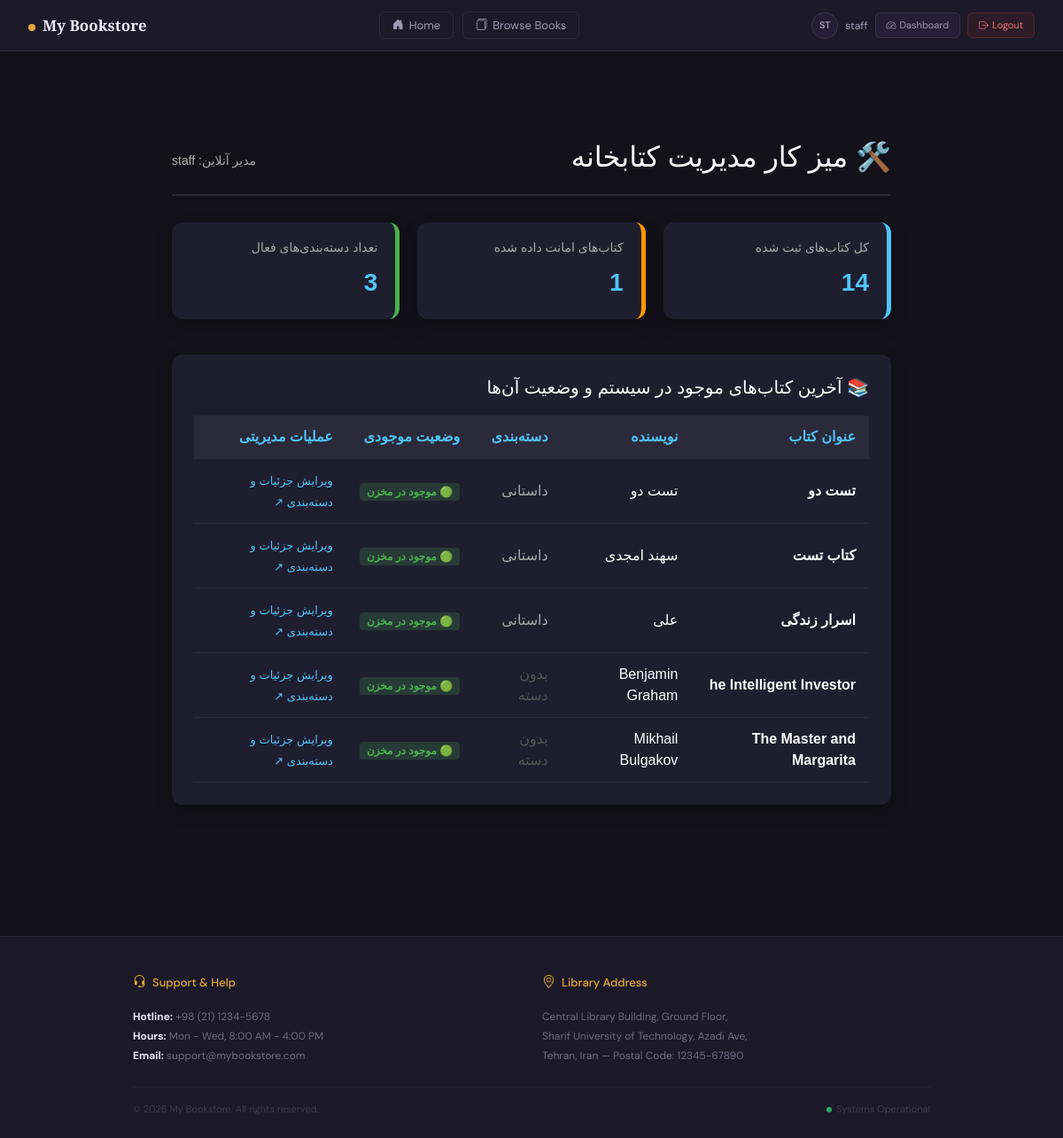
/books/manager/dashboard/ (signed in), run on the app's committed database.
### accounts/models.py (models this page shows)
class CustomUser(AbstractUser):
    age = models.IntegerField(null=True, blank=True)

### books/models.py (models this page shows, shortened)
class Book(models.Model):
    APPROVAL_STATUS_CHOICES = [
        ('pending', 'در انتظار تأیید'),
        ('approved', 'تأیید شده'),
        ('rejected', 'رد شده'),
    ]
    user = models.ForeignKey(settings.AUTH_USER_MODEL, on_delete=models.SET_NULL, null=True, blank=True)
    title = models.CharField(max_length=200)
    author = models.CharField(max_length=200)
    description = models.TextField()
    price = models.DecimalField(max_digits=10, decimal_places=2)
    covers = models.ImageField(upload_to='covers/', blank=True)
    is_available = models.BooleanField(default=True)
    approval_status = models.CharField(
        max_length=20,
        choices=APPROVAL_STATUS_CHOICES,
        default='approved',
        verbose_name="وضعیت تأیید"
    )
    reviewed_by = models.ForeignKey(
        settings.AUTH_USER_MODEL,
        on_delete=models.SET_NULL,
        null=True,
        blank=True,
        related_name='reviewed_books',
        verbose_name="بررسی‌شده توسط"
    )
    reviewed_at = models.DateTimeField(null=True, blank=True, verbose_name="تاریخ بررسی")
    rejection_reason = models.TextField(blank=True, default='', verbose_name="دلیل رد شدن")
    created_at = models.DateTimeField(auto_now_add=True, null=True, blank=True)
    category = models.ForeignKey(
        Category,
        on_delete=models.SET_NULL,
        null=True,
        blank=True,
        related_name='books',
        verbose_name="دسته‌بندی"
    )
    wishlist = models.ManyToManyField(
        settings.AUTH_USER_MODEL,
        blank=True,
        related_name='wishlist_books'
    )
    waitlist = models.ManyToManyField(
        settings.AUTH_USER_MODEL,
        blank=True,
        related_name='waitlist_books'
    )

class Category(models.Model):
    name = models.CharField(max_length=100, verbose_name="نام دسته‌بندی")
    slug = models.SlugField(max_length=100, unique=True, allow_unicode=True, verbose_name="اسلاگ (نشانی وب)")
    class Meta:
        verbose_name = "دسته‌بندی"
        verbose_name_plural = "دسته‌بندی‌ها"

### books/views.py (the view)
# urls.py: path('manager/dashboard/', views.LibraryManagerDashboardView.as_view(), name='manager_dashboard'),
class LibraryManagerDashboardView(LoginRequiredMixin, UserPassesTestMixin, generic.TemplateView):
    template_name = 'books/manager_dashboard.html'
    def test_func(self):
        return self.request.user.is_staff or self.request.user.is_superuser
    def get_context_data(self, **kwargs):
        context = super().get_context_data(**kwargs)
        context['total_books'] = Book.objects.count()
        context['categories'] = Category.objects.all()
        context['borrowed_books_count'] = Book.objects.filter(is_available=False).count()
        context['recent_books'] = Book.objects.order_by('-id')[:5]
        return context

### books/templates/books/manager_dashboard.html (shortened to what this page needs)
{% extends '_base.html' %}
{% block content %}
<div class="dashboard-container">
    <div class="dashboard-header">
        <h2>🛠️ میز کار مدیریت کتابخانه</h2>
        <span style="color: #aaa; font-size: 14px;">مدیر آنلاین: {{ user.username }}</span>
    </div>
    <div class="stats-grid">
        <div class="stat-card">
            <h3>کل کتاب‌های ثبت شده</h3>
            <div class="number">{{ total_books }}</div>
        </div>
        <div class="stat-card" style="border-right-color: #ff9800;">
            <h3>کتاب‌های امانت داده شده</h3>
            <div class="number">{{ borrowed_books_count }}</div>
        </div>
        <div class="stat-card" style="border-right-color: #4CAF50;">
            <h3>تعداد دسته‌بندی‌های فعال</h3>
            <div class="number">{{ categories.count }}</div>
        </div>
    </div>
    <div class="dashboard-section">
        <h2>📚 آخرین کتاب‌های موجود در سیستم و وضعیت آن‌ها</h2>
        <table class="manager-table">
            <thead>
                <tr>
                    <th>عنوان کتاب</th>
                    <th>نویسنده</th>
                    <th>دسته‌بندی</th>
                    <th>وضعیت موجودی</th>
                    <th>عملیات مدیریتی</th>
                </tr>
            </thead>
            <tbody>
                {% for book in recent_books %}
                <tr>
                    <td><strong>{{ book.title }}</strong></td>
                    <td>{{ book.author }}</td>
                    <td>
                        {% if book.category %}
                            <span style="color: #aaa;">{{ book.category.name }}</span>
                        {% else %}
                            <span style="color: #555;">بدون دسته</span>
                        {% endif %}
                    </td>
                    <td>
                        {% if book.is_available %}
                            <span class="badge badge-success">🟢 موجود در مخزن</span>
                        {% else %}
                            <span class="badge badge-danger">🔴 امانت داده شده</span>
                        {% endif %}
                    </td>
                    <td>
                        <a href="/admin/books/book/{{ book.id }}/change/" class="action-link" target="_blank">ویرایش جزئیات و دسته‌بندی ↗</a>
                    </td>
                </tr>
                {% empty %}
                <tr>
                    <td colspan="5" style="text-align: center; color: #666;">هیچ کتابی در سیستم ثبت نشده است.</td>
                </tr>
                {% endfor %}
            </tbody>
        </table>
    </div>
</div>
{% endblock %}

### templates/_base.html (shortened to what this page needs)
<!doctype html>
<html lang="en">
<head>
  <link rel="stylesheet" href="https://cdn.jsdelivr.net/npm/bootstrap@5.3.3/dist/css/bootstrap.min.css">
  <link rel="stylesheet" href="https://cdn.jsdelivr.net/npm/bootstrap-icons@1.11.3/font/bootstrap-icons.min.css">
</head>
<body>
<header class="site-header">
  <a href="{% url 'books:book_list' %}" class="brand-name">
    <span class="brand-dot"></span>My Bookstore
  </a>
  <nav>
    <a href="{% url 'home' %}" class="nav-link-custom">
      <i class="bi bi-house-door-fill"></i>Home
    </a>
    <a href="{% url 'books:book_list' %}" class="nav-link-custom">
      <i class="bi bi-journals"></i>Browse Books
    </a>
  </nav>
  <div class="d-flex align-items-center gap-2">
    {% if user.is_authenticated %}
      <div class="user-chip">
        <div class="user-avatar">{{ user.username|slice:":2"|upper }}</div>
        <span style="font-size:12px; color:var(--text-dim)">{{ user.username }}</span>
      </div>
      {% if user.is_staff or user.is_superuser %}
        <a href="{% url 'books:manager_dashboard' %}" class="btn-dashboard">
          <i class="bi bi-speedometer2 me-1"></i>Dashboard
        </a>
      {% endif %}
      <form action="{% url 'logout' %}" method="post" style="display:inline; margin:0">
        <button type="submit" class="btn-logout">
          <i class="bi bi-box-arrow-right me-1"></i>Logout
        </button>
      </form>
    {% else %}
      <a href="{% url 'login' %}" class="btn-login">
        <i class="bi bi-person me-1"></i>Login
      </a>
    {% endif %}
  </div>
</header>
<main class="site-main">
  {% block content %}{% endblock %}
</main>
<footer class="site-footer">
  <div class="footer-inner">
    <div class="row g-4">
      <div class="col-md-6 footer-col">
        <div class="footer-col-title">
          <i class="bi bi-headset"></i> Support & Help
        </div>
        <p>
          <strong style="color: var(--text);">Hotline:</strong> +98 (21) 1234-5678<br>
          <strong style="color: var(--text);">Hours:</strong> Mon - Wed, 8:00 AM - 4:00 PM<br>
          <strong style="color: var(--text);">Email:</strong> support@mybookstore.com
        </p>
      </div>
      <div class="col-md-6 footer-col">
        <div class="footer-col-title">
          <i class="bi bi-geo-alt"></i> Library Address
        </div>
        <p>
          Central Library Building, Ground Floor,<br>
          Sharif University of Technology, Azadi Ave,<br>
          Tehran, Iran — Postal Code: 12345-67890
        </p>
      </div>
    </div>
    <div class="footer-divider"></div>
    <div class="d-flex justify-content-between align-items-center">
      <span class="footer-copy">© 2026 My Bookstore. All rights reserved.</span>
      <span class="status-badge">
        <span class="status-dot"></span> Systems Operational
      </span>
    </div>
  </div>
</footer>
</body>
</html>

### templates/_base.html (style rules this page uses)
:root { --ink: #13111a; --surface: #1c1928; --surface2: #241f35; --accent: #c0392b; --accent2: #e8a838; --muted: #6e6a80; --border: rgba(255,255,255,.07); --text: #ede9f8; --text-dim: #9d99b0; }
body { background: var(--ink); color: var(--text); font-family: 'DM Sans', sans-serif; min-height: 100vh; display: flex; flex-direction: column; direction: ltr; }
.site-header { background: var(--surface); border-bottom: 1px solid var(--border); padding: 0 2rem; height: 58px; display: flex; align-items: center; justify-content: space-between; position: sticky; top: 0; z-index: 100; }
.brand-dot { width: 8px; height: 8px; border-radius: 50%; background: var(--accent2); display: inline-block; margin-right: 8px; }
.brand-name { font-family: 'Playfair Display', serif; font-size: 17px; font-weight: 700; color: var(--text); text-decoration: none; }
nav { display: flex; align-items: center; gap: 10px; }
.nav-link-custom { font-size: 13px; color: var(--text-dim); text-decoration: none; padding: 5px 14px; border-radius: 6px; border: 1px solid var(--border); transition: .2s; display: inline-flex; align-items: center; gap: 6px; }
.user-chip { display: flex; align-items: center; gap: 8px; }
.user-avatar { width: 30px; height: 30px; border-radius: 50%; background: var(--surface2); border: 1px solid rgba(255,255,255,.1); display: inline-flex; align-items: center; justify-content: center; font-size: 11px; font-weight: 600; color: var(--text-dim); }
.btn-logout { font-size: 11px; padding: 5px 12px; border-radius: 6px; border: 1px solid rgba(244,67,54,.2); background: rgba(244,67,54,.08); color: #e57373; cursor: pointer; transition: .2s; }
.btn-dashboard { font-size: 11px; padding: 5px 12px; border-radius: 6px; border: 1px solid rgba(255,255,255,.08); background: var(--surface2); color: var(--text-dim); text-decoration: none; transition: .2s; }
.site-main { flex: 1; max-width: 900px; width: 100%; margin: 2.5rem auto; padding: 0 1.5rem 3rem; }
.site-footer { background: var(--surface); border-top: 1px solid var(--border); padding: 2.5rem 2rem 1.5rem; margin-top: auto; }
.footer-inner { max-width: 900px; margin: 0 auto; }
.footer-col-title { font-size: 13px; font-weight: 500; color: var(--accent2); margin-bottom: 1rem; display: flex; align-items: center; gap: 7px; }
.footer-col-title i { font-size: 15px; }
.footer-col p { font-size: 12px; color: var(--muted); line-height: 1.85; margin: 0; }
.footer-divider { height: 1px; background: rgba(255,255,255,.05); margin: 1.5rem 0 1rem; }
.footer-copy { font-size: 11px; color: #3d3b4a; }
.status-badge { font-size: 11px; color: #3d3b4a; display: flex; align-items: center; gap: 5px; }
.status-dot { width: 6px; height: 6px; border-radius: 50%; background: #27ae60; display: inline-block; }
a { color: var(--accent2); text-decoration: none; }

### books/templates/books/manager_dashboard.html (style rules this page uses)
.dashboard-container { max-width: 1000px; margin: 40px auto; padding: 20px; direction: rtl; font-family: sans-serif; }
.dashboard-header { color: #fff; margin-bottom: 30px; border-bottom: 2px solid #2a2a3a; padding-bottom: 15px; display: flex; justify-content: space-between; align-items: center; }
.stats-grid { display: grid; grid-template-columns: repeat(auto-fit, minmax(220px, 1fr)); gap: 20px; margin-bottom: 40px; }
.stat-card { background: #1e1e2f; padding: 20px; border-radius: 12px; box-shadow: 0 8px 20px rgba(0,0,0,0.2); border-right: 5px solid #4FC3F7; color: #fff; }
.stat-card h3 { font-size: 14px; color: #aaa; margin-bottom: 10px; }
.stat-card .number { font-size: 28px; font-weight: bold; color: #4FC3F7; }
.dashboard-section { background: #1e1e2f; border-radius: 12px; padding: 25px; box-shadow: 0 8px 20px rgba(0,0,0,0.2); color: #fff; }
.dashboard-section h2 { font-size: 20px; margin-bottom: 20px; color: #fff; }
.manager-table { width: 100%; border-collapse: collapse; margin-top: 15px; }
.manager-table th, .manager-table td { padding: 12px 15px; text-align: right; border-bottom: 1px solid #2a2a3a; }
.manager-table th { background: #2a2a3a; color: #4FC3F7; font-weight: bold; }
.badge { padding: 4px 8px; border-radius: 4px; font-size: 12px; }
.badge-success { background: rgba(76, 175, 80, 0.2); color: #4CAF50; }
.action-link { color: #4FC3F7; text-decoration: none; font-size: 13px; }

### data on the page
CustomUser: username "ST", username "staff"
Book: title "تست دو", author "تست دو", category.name "داستانی", is_available "🟢 موجود در مخزن"
Book: title "کتاب تست", author "سهند امجدی", category.name "داستانی", is_available "🟢 موجود در مخزن"
Book: title "اسرار زندگی", author "علی", category.name "داستانی", is_available "🟢 موجود در مخزن"
Book: title "he Intelligent Investor", author "Benjamin Graham", shows "بدون دسته", is_available "🟢 موجود در مخزن"
Book: title "The Master and Margarita", author "Mikhail Bulgakov", shows "بدون دسته", is_available "🟢 موجود در مخزن"

### other printed values
{{ total_books }} "14"
{{ borrowed_books_count }} "1"
{{ categories.count }} "3"
